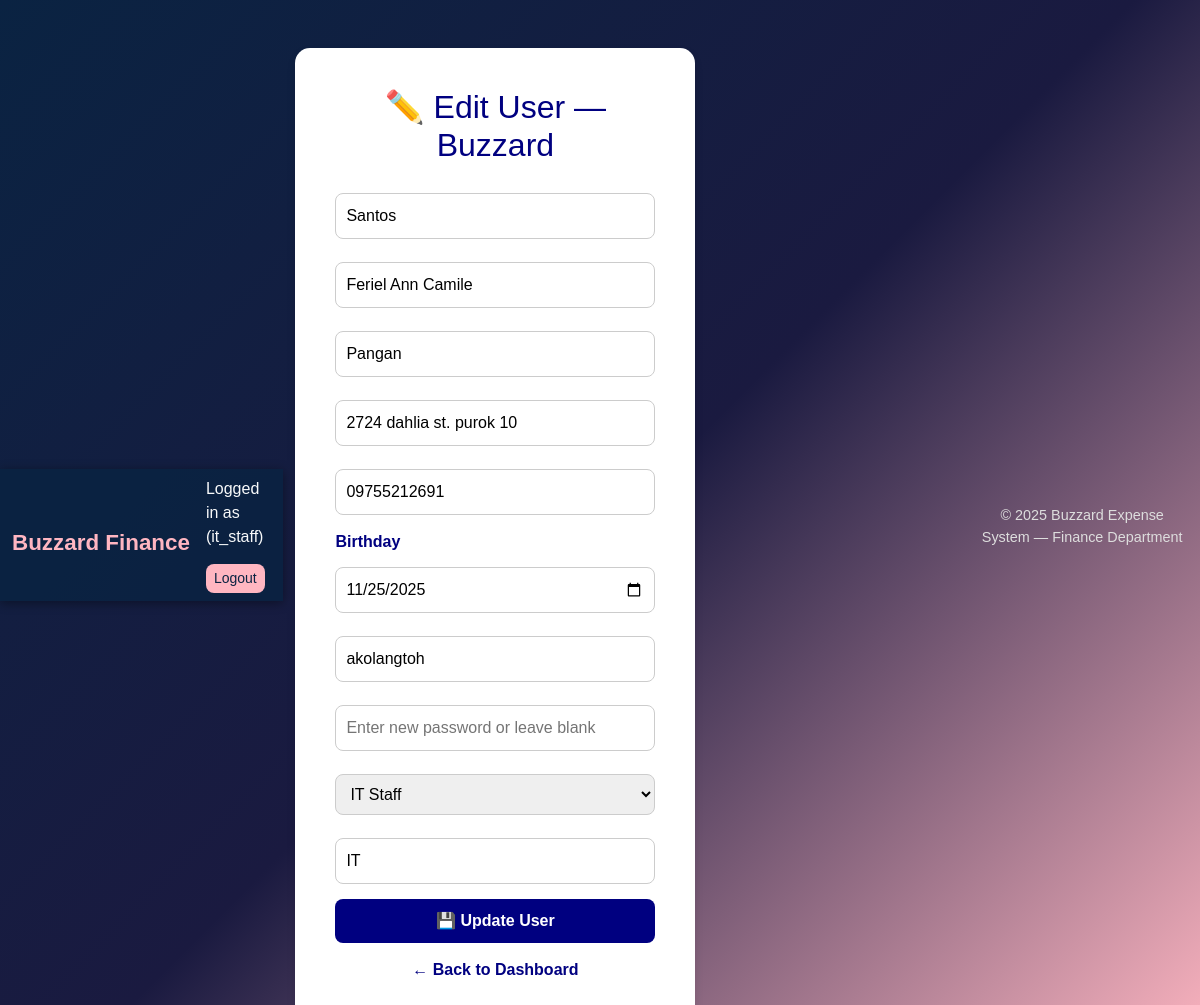
Page /edit_user/5 (signed in) on the earlier database version.
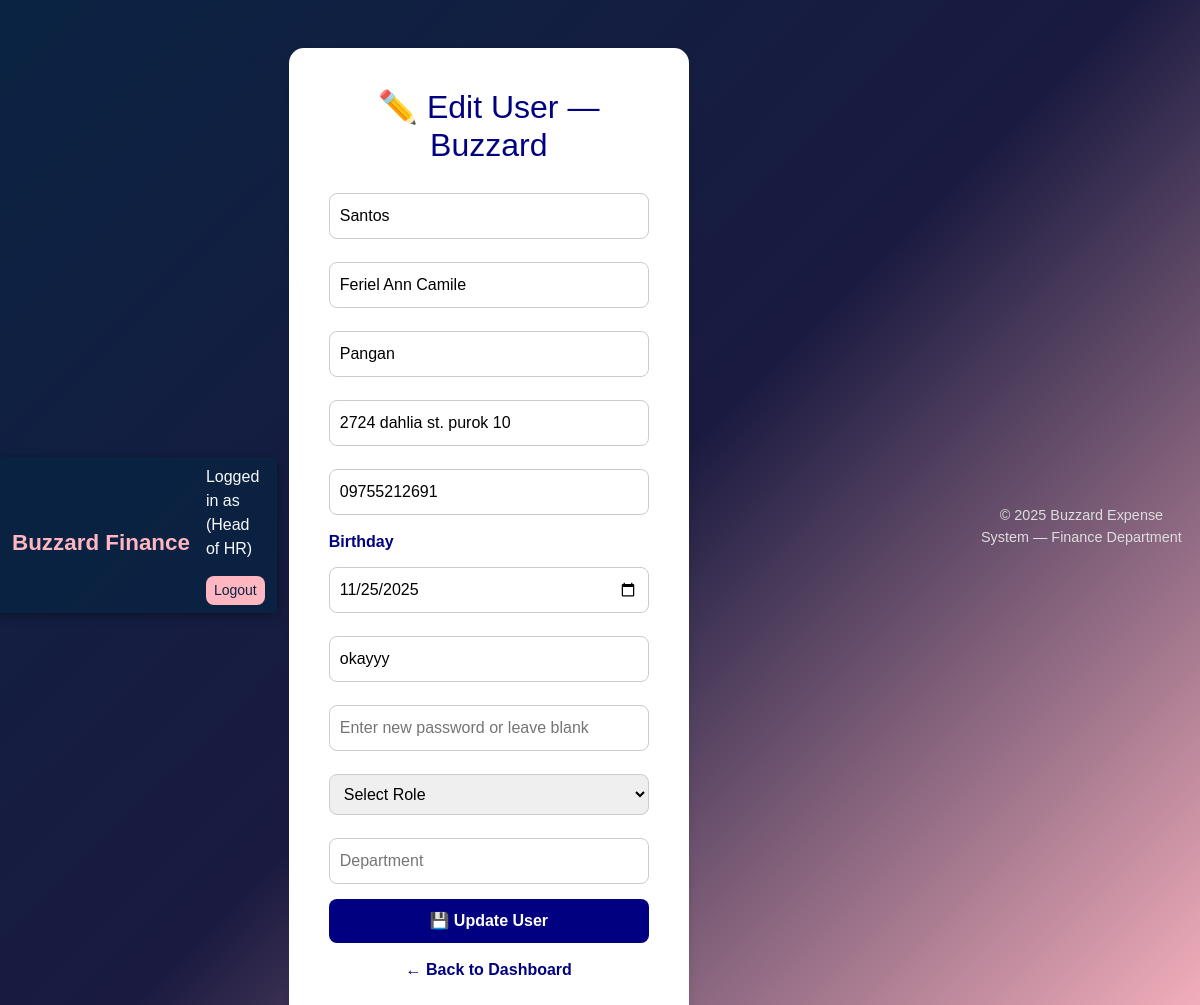
Same page on the later database version.
### app.py (models this page shows, shortened)
class User(UserMixin, db.Model):
    id = db.Column(db.Integer, primary_key=True)
    name = db.Column(db.String(150), unique=True)   # username
    password = db.Column(db.String(200))
    role = db.Column(db.String(50))  # admin, finance, head, it
    department = db.Column(db.String(100), nullable=True)
    last_name = db.Column(db.String(100))
    given_name = db.Column(db.String(100))
    middle_name = db.Column(db.String(100))
    address = db.Column(db.String(200))
    contact_number = db.Column(db.String(50))
    birthday = db.Column(db.String(20))
    email = db.Column(db.String(150))
    pin = db.Column(db.String(10), default="0000")
    date_created = db.Column(db.DateTime, default=datetime.utcnow)

### app.py (the view, shortened to what this page needs)
@app.route('/edit_user/<int:user_id>', methods=['GET','POST'])
@login_required
def edit_user(user_id):
    if current_user.role.lower() not in ['admin', 'it']:
        flash("Access Denied", "error")
        return redirect(url_for('login'))
    user = User.query.get_or_404(user_id)
    return render_template('edit_user.html', user=user)

### app.py (called while the page is built)
@login_manager.user_loader
def load_user(user_id):
    return db.session.get(User, int(user_id))

### templates/edit_user.html (shortened to what this page needs)
{% extends "base.html" %}
{% block content %}
<div class="create-form">
    <h2>✏️ Edit User — Buzzard</h2>
    <form id="editUserForm" method="post" action="{{ url_for('edit_user', user_id=user.id) }}">
        <input type="text" name="last_name" placeholder="Last Name" value="{{ user.last_name }}" required>
        <input type="text" name="given_name" placeholder="Given Name" value="{{ user.given_name }}" required>
        <input type="text" name="middle_name" placeholder="Middle Name" value="{{ user.middle_name }}">
        <input type="text" name="address" placeholder="Address" value="{{ user.address }}" required>
        <input type="tel" name="contact_number" placeholder="Contact Number" pattern="[0-9]{11}" value="{{ user.contact_number }}" required>
        <label for="birthday">Birthday</label>
        <input type="date" name="birthday" id="birthday" value="{{ user.birthday }}" required>
        <input type="text" name="username" placeholder="Username" value="{{ user.name }}" required>
        <input type="password" name="password" placeholder="Enter new password or leave blank">
        <select name="role" id="roleSelect" required>
            <option value="">Select Role</option>
            <option value="it_staff" {% if user.role=='it_staff' %}selected{% endif %}>IT Staff</option>
        </select>
        <input type="text" name="department" id="department" placeholder="Department" value="{{ user.department or '' }}" readonly>
        <button type="submit">💾 Update User</button>
    </form>
    <a href="{{ url_for('dashboard_admin') if current_user.role=='admin' else url_for('dashboard_it') }}">← Back to Dashboard</a>
</div>
{% endblock %}

### templates/base.html (shortened to what this page needs)
<!DOCTYPE html>
<html lang="en">
<head>
    <link rel="stylesheet" href="https://cdn.jsdelivr.net/npm/bootstrap@5.3.0/dist/css/bootstrap.min.css">
</head>
<body>
    <nav class="navbar navbar-expand-lg navbar-dark">
        <div class="container-fluid">
            <a class="navbar-brand" href="/">Buzzard Finance</a>
            <div>
                {% if user %}
                    <span class="me-2">Logged in as <strong>{{ user['username'] }}</strong> ({{ user['role'] }})</span>
                    <a href="{{ url_for('logout') }}" class="btn btn-sm">Logout</a>
                {% endif %}
            </div>
        </div>
    </nav>
    <div class="container my-5">
        {% block content %}{% endblock %}
    </div>
    <footer>
        <p>&copy; 2025 Buzzard Expense System — Finance Department</p>
    </footer>
</body>
</html>

### templates/base.html (style rules this page uses)
body { background: linear-gradient(135deg, #0a2342 0%, #1a1a40 50%, #ffb6c1 100%); color: #f8f9fa; font-family: 'Poppins', sans-serif; min-height: 100vh; background-attachment: fixed; }
nav.navbar { background-color: rgba(10, 35, 66, 0.9); box-shadow: 0 2px 10px rgba(0,0,0,0.4); }
.navbar-brand { color: #ffb6c1 !important; font-weight: bold; font-size: 1.4rem; }
button, .btn { background-color: #ffb6c1; color: #0a2342; border: none; border-radius: 8px; transition: all 0.3s; }
footer { text-align: center; color: #ddd; padding: 15px; font-size: 0.9rem; }

### templates/edit_user.html (style rules this page uses)
body { font-family: "Poppins", sans-serif; background-color: #f7f9fb; display: flex; justify-content: center; align-items: center; min-height: 100vh; }
.create-form { background: #fff; padding: 40px; border-radius: 15px; box-shadow: 0 4px 8px rgba(0,0,0,0.1); width: 400px; text-align: center; }
h2 { color: navy; margin-bottom: 20px; }
label { display: block; font-weight: 600; color: navy; text-align: left; margin-bottom: 5px; }
input, select { width: 100%; padding: 10px; margin: 8px 0 15px 0; border: 1px solid #ccc; border-radius: 8px; font-size: 1rem; }
button { width: 100%; padding: 10px; background: navy; color: white; border: none; border-radius: 8px; cursor: pointer; font-weight: bold; }
a { display: inline-block; margin-top: 15px; color: navy; text-decoration: none; font-weight: 600; }

Differences in the rows shown:
changed User "Santos": role "it_staff" → "Head of HR"; username "akolangtoh" → "okayyy"; role "IT Staff" → (not shown); department "IT" → (not shown)
Other differences:
form field role: (not shown) → "Select Role"
